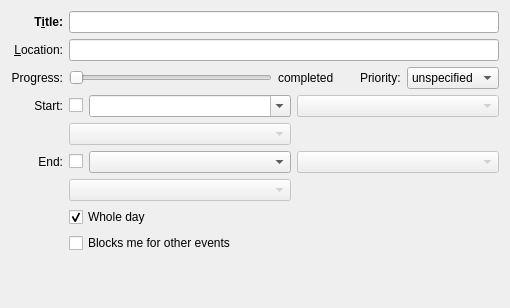
<?xml version="1.0" encoding="UTF-8"?>
<ui version="4.0">
 <class>EventOrTodoDesktop</class>
 <widget class="QWidget" name="EventOrTodoDesktop">
  <property name="geometry">
   <rect>
    <x>0</x>
    <y>0</y>
    <width>501</width>
    <height>308</height>
   </rect>
  </property>
  <layout class="QGridLayout" name="gridLayout">
   <item row="0" column="0">
    <widget class="QLabel" name="label_3">
     <property name="sizePolicy">
      <sizepolicy hsizetype="Minimum" vsizetype="Preferred">
       <horstretch>0</horstretch>
       <verstretch>0</verstretch>
      </sizepolicy>
     </property>
     <property name="font">
      <font>
       <weight>75</weight>
       <bold>true</bold>
      </font>
     </property>
     <property name="toolTip">
      <string comment="@info:tooltip">Set the title</string>
     </property>
     <property name="whatsThis">
      <string comment="@info:whatsthis">Sets the Title of this event or to-do.</string>
     </property>
     <property name="text">
      <string comment="@label">T&amp;itle:</string>
     </property>
     <property name="alignment">
      <set>Qt::AlignRight|Qt::AlignTrailing|Qt::AlignVCenter</set>
     </property>
     <property name="buddy">
      <cstring>mSummaryEdit</cstring>
     </property>
    </widget>
   </item>
   <item row="0" column="1" colspan="3">
    <widget class="KLineEdit" name="mSummaryEdit">
     <property name="sizePolicy">
      <sizepolicy hsizetype="MinimumExpanding" vsizetype="Fixed">
       <horstretch>0</horstretch>
       <verstretch>0</verstretch>
      </sizepolicy>
     </property>
     <property name="minimumSize">
      <size>
       <width>430</width>
       <height>0</height>
      </size>
     </property>
     <property name="toolTip">
      <string comment="@info:tooltip">Set the title</string>
     </property>
     <property name="whatsThis">
      <string comment="@info:whatsthis">Sets the Title of this event or to-do.</string>
     </property>
    </widget>
   </item>
   <item row="1" column="0">
    <widget class="QLabel" name="label_4">
     <property name="sizePolicy">
      <sizepolicy hsizetype="Minimum" vsizetype="Preferred">
       <horstretch>0</horstretch>
       <verstretch>0</verstretch>
      </sizepolicy>
     </property>
     <property name="text">
      <string comment="@label">&amp;Location:</string>
     </property>
     <property name="alignment">
      <set>Qt::AlignRight|Qt::AlignTrailing|Qt::AlignVCenter</set>
     </property>
     <property name="buddy">
      <cstring>mLocationEdit</cstring>
     </property>
    </widget>
   </item>
   <item row="1" column="1" colspan="3">
    <widget class="KLineEdit" name="mLocationEdit">
     <property name="sizePolicy">
      <sizepolicy hsizetype="MinimumExpanding" vsizetype="Fixed">
       <horstretch>0</horstretch>
       <verstretch>0</verstretch>
      </sizepolicy>
     </property>
     <property name="minimumSize">
      <size>
       <width>430</width>
       <height>0</height>
      </size>
     </property>
     <property name="toolTip">
      <string comment="@info:tooltip">Set the location</string>
     </property>
     <property name="whatsThis">
      <string comment="@info:whatsthis">Sets where the event or to-do will take place.</string>
     </property>
    </widget>
   </item>
   <item row="3" column="0">
    <widget class="QLabel" name="mStartLabel">
     <property name="sizePolicy">
      <sizepolicy hsizetype="Minimum" vsizetype="Preferred">
       <horstretch>0</horstretch>
       <verstretch>0</verstretch>
      </sizepolicy>
     </property>
     <property name="text">
      <string comment="@label Start date/time of the event or task">Start:</string>
     </property>
     <property name="alignment">
      <set>Qt::AlignRight|Qt::AlignTrailing|Qt::AlignVCenter</set>
     </property>
    </widget>
   </item>
   <item row="3" column="1">
    <widget class="QCheckBox" name="mStartCheck">
     <property name="whatsThis">
      <string comment="@info:whatsthis">Sets the start date for this to-do</string>
     </property>
     <property name="text">
      <string comment="@option:check to-do start datetime"/>
     </property>
    </widget>
   </item>
   <item row="4" column="1" colspan="2">
    <widget class="IncidenceEditorNG::KTimeZoneComboBox" name="mTimeZoneComboStart">
     <property name="enabled">
      <bool>false</bool>
     </property>
     <property name="sizePolicy">
      <sizepolicy hsizetype="MinimumExpanding" vsizetype="Fixed">
       <horstretch>0</horstretch>
       <verstretch>0</verstretch>
      </sizepolicy>
     </property>
     <property name="whatsThis">
      <string comment="@info:whatsthis">Select the timezone for this event. It will also affect recurrences</string>
     </property>
    </widget>
   </item>
   <item row="5" column="0">
    <widget class="QLabel" name="mEndLabel">
     <property name="sizePolicy">
      <sizepolicy hsizetype="Minimum" vsizetype="Preferred">
       <horstretch>0</horstretch>
       <verstretch>0</verstretch>
      </sizepolicy>
     </property>
     <property name="text">
      <string comment="@label End date/time of the task or event">End:</string>
     </property>
     <property name="alignment">
      <set>Qt::AlignRight|Qt::AlignTrailing|Qt::AlignVCenter</set>
     </property>
    </widget>
   </item>
   <item row="5" column="1">
    <widget class="QCheckBox" name="mEndCheck">
     <property name="whatsThis">
      <string comment="@info:whatsthis">Sets the due date for this to-do.</string>
     </property>
     <property name="text">
      <string comment="to-do due datetime"/>
     </property>
    </widget>
   </item>
   <item row="6" column="1" colspan="2">
    <widget class="IncidenceEditorNG::KTimeZoneComboBox" name="mTimeZoneComboEnd">
     <property name="enabled">
      <bool>false</bool>
     </property>
     <property name="sizePolicy">
      <sizepolicy hsizetype="MinimumExpanding" vsizetype="Fixed">
       <horstretch>0</horstretch>
       <verstretch>0</verstretch>
      </sizepolicy>
     </property>
     <property name="whatsThis">
      <string comment="@info:whatsthis">Select the timezone for this event. It will also affect recurrences</string>
     </property>
    </widget>
   </item>
   <item row="7" column="1" colspan="3">
    <widget class="QCheckBox" name="mWholeDayCheck">
     <property name="whatsThis">
      <string comment="@info:whatsthis">Set if this to-do's start and due dates have times associated with them.</string>
     </property>
     <property name="text">
      <string comment="@option:check The event or task takes the whole day">Whole day</string>
     </property>
     <property name="checked">
      <bool>true</bool>
     </property>
    </widget>
   </item>
   <item row="2" column="1" colspan="3">
    <widget class="QWidget" name="mCompletionPriorityWidget" native="true">
     <property name="sizePolicy">
      <sizepolicy hsizetype="Minimum" vsizetype="Fixed">
       <horstretch>0</horstretch>
       <verstretch>0</verstretch>
      </sizepolicy>
     </property>
     <layout class="QHBoxLayout" name="horizontalLayout_8">
      <property name="margin">
       <number>0</number>
      </property>
      <item>
       <widget class="QSlider" name="mCompletionSlider">
        <property name="sizePolicy">
         <sizepolicy hsizetype="Expanding" vsizetype="Fixed">
          <horstretch>0</horstretch>
          <verstretch>0</verstretch>
         </sizepolicy>
        </property>
        <property name="maximum">
         <number>100</number>
        </property>
        <property name="orientation">
         <enum>Qt::Horizontal</enum>
        </property>
       </widget>
      </item>
      <item>
       <widget class="QLabel" name="mCompletedLabel">
        <property name="text">
         <string comment="@label:slider completed percentage of a task">completed</string>
        </property>
       </widget>
      </item>
      <item>
       <spacer name="horizontalSpacer">
        <property name="orientation">
         <enum>Qt::Horizontal</enum>
        </property>
        <property name="sizeType">
         <enum>QSizePolicy::Fixed</enum>
        </property>
        <property name="sizeHint" stdset="0">
         <size>
          <width>20</width>
          <height>20</height>
         </size>
        </property>
       </spacer>
      </item>
      <item>
       <widget class="QLabel" name="label">
        <property name="text">
         <string comment="@label:listbox Priority of the task">Priority:</string>
        </property>
       </widget>
      </item>
      <item>
       <widget class="KComboBox" name="mPriorityCombo">
        <property name="currentIndex">
         <number>0</number>
        </property>
        <item>
         <property name="text">
          <string comment="@item:inlistbox No priority specified for a task">unspecified</string>
         </property>
        </item>
        <item>
         <property name="text">
          <string comment="@item:inlistbox highest priority for a task">1 (highest)</string>
         </property>
        </item>
        <item>
         <property name="text">
          <string comment="@item:inlistbox">2</string>
         </property>
        </item>
        <item>
         <property name="text">
          <string comment="@item:inlistbox">3</string>
         </property>
        </item>
        <item>
         <property name="text">
          <string comment="@item:inlistbox">4</string>
         </property>
        </item>
        <item>
         <property name="text">
          <string comment="@item:inlistbox medium priority for a task">5 (medium)</string>
         </property>
        </item>
        <item>
         <property name="text">
          <string comment="@item:inlistbox">6</string>
         </property>
        </item>
        <item>
         <property name="text">
          <string comment="@item:inlistbox">7</string>
         </property>
        </item>
        <item>
         <property name="text">
          <string comment="@item:inlistbox">8</string>
         </property>
        </item>
        <item>
         <property name="text">
          <string comment="@item:inlistbox lowest priority for a task">9 (lowest)</string>
         </property>
        </item>
       </widget>
      </item>
     </layout>
    </widget>
   </item>
   <item row="9" column="0" colspan="4">
    <spacer name="verticalSpacer">
     <property name="orientation">
      <enum>Qt::Vertical</enum>
     </property>
     <property name="sizeHint" stdset="0">
      <size>
       <width>20</width>
       <height>40</height>
      </size>
     </property>
    </spacer>
   </item>
   <item row="2" column="0">
    <widget class="QLabel" name="mTaskLabel">
     <property name="text">
      <string comment="@label Task specific line in the dialog containing progress and priority">Progress:</string>
     </property>
     <property name="alignment">
      <set>Qt::AlignRight|Qt::AlignTrailing|Qt::AlignVCenter</set>
     </property>
    </widget>
   </item>
   <item row="8" column="1" colspan="3">
    <widget class="QCheckBox" name="mFreeBusyCheck">
     <property name="text">
      <string comment="@option:check">Blocks me for other events</string>
     </property>
    </widget>
   </item>
   <item row="3" column="2">
    <widget class="KPIM::KDateEdit" name="mStartDateEdit">
     <property name="sizePolicy">
      <sizepolicy hsizetype="MinimumExpanding" vsizetype="Fixed">
       <horstretch>0</horstretch>
       <verstretch>0</verstretch>
      </sizepolicy>
     </property>
     <property name="minimumSize">
      <size>
       <width>200</width>
       <height>0</height>
      </size>
     </property>
     <property name="inputMethodHints">
      <set>Qt::ImhPreferNumbers</set>
     </property>
     <property name="editable">
      <bool>true</bool>
     </property>
     <property name="maxVisibleItems">
      <number>1</number>
     </property>
     <property name="insertPolicy">
      <enum>QComboBox::NoInsert</enum>
     </property>
     <property name="sizeAdjustPolicy">
      <enum>QComboBox::AdjustToContentsOnFirstShow</enum>
     </property>
    </widget>
   </item>
   <item row="3" column="3">
    <widget class="KPIM::KTimeEdit" name="mStartTimeEdit">
     <property name="enabled">
      <bool>false</bool>
     </property>
     <property name="sizePolicy">
      <sizepolicy hsizetype="MinimumExpanding" vsizetype="Fixed">
       <horstretch>0</horstretch>
       <verstretch>0</verstretch>
      </sizepolicy>
     </property>
     <property name="minimumSize">
      <size>
       <width>200</width>
       <height>0</height>
      </size>
     </property>
     <property name="inputMethodHints">
      <set>Qt::ImhPreferNumbers</set>
     </property>
     <property name="maxVisibleItems">
      <number>1</number>
     </property>
     <property name="insertPolicy">
      <enum>QComboBox::NoInsert</enum>
     </property>
     <property name="sizeAdjustPolicy">
      <enum>QComboBox::AdjustToContentsOnFirstShow</enum>
     </property>
    </widget>
   </item>
   <item row="5" column="2">
    <widget class="KPIM::KDateEdit" name="mEndDateEdit">
     <property name="sizePolicy">
      <sizepolicy hsizetype="MinimumExpanding" vsizetype="Fixed">
       <horstretch>0</horstretch>
       <verstretch>0</verstretch>
      </sizepolicy>
     </property>
     <property name="minimumSize">
      <size>
       <width>200</width>
       <height>0</height>
      </size>
     </property>
     <property name="inputMethodHints">
      <set>Qt::ImhPreferNumbers</set>
     </property>
     <property name="maxVisibleItems">
      <number>1</number>
     </property>
     <property name="insertPolicy">
      <enum>QComboBox::NoInsert</enum>
     </property>
     <property name="sizeAdjustPolicy">
      <enum>QComboBox::AdjustToContentsOnFirstShow</enum>
     </property>
    </widget>
   </item>
   <item row="5" column="3">
    <widget class="KPIM::KTimeEdit" name="mEndTimeEdit">
     <property name="enabled">
      <bool>false</bool>
     </property>
     <property name="sizePolicy">
      <sizepolicy hsizetype="MinimumExpanding" vsizetype="Fixed">
       <horstretch>0</horstretch>
       <verstretch>0</verstretch>
      </sizepolicy>
     </property>
     <property name="minimumSize">
      <size>
       <width>200</width>
       <height>0</height>
      </size>
     </property>
     <property name="inputMethodHints">
      <set>Qt::ImhPreferNumbers</set>
     </property>
     <property name="maxVisibleItems">
      <number>1</number>
     </property>
     <property name="insertPolicy">
      <enum>QComboBox::NoInsert</enum>
     </property>
     <property name="sizeAdjustPolicy">
      <enum>QComboBox::AdjustToContentsOnFirstShow</enum>
     </property>
    </widget>
   </item>
  </layout>
 </widget>
 <customwidgets>
  <customwidget>
   <class>KPIM::KTimeEdit</class>
   <extends>QComboBox</extends>
   <header>libkdepim/ktimeedit.h</header>
  </customwidget>
  <customwidget>
   <class>KPIM::KDateEdit</class>
   <extends>QComboBox</extends>
   <header>libkdepim/kdateedit.h</header>
  </customwidget>
  <customwidget>
   <class>KLineEdit</class>
   <extends>QLineEdit</extends>
   <header>klineedit.h</header>
  </customwidget>
  <customwidget>
   <class>KComboBox</class>
   <extends>QComboBox</extends>
   <header>kcombobox.h</header>
  </customwidget>
  <customwidget>
   <class>IncidenceEditorNG::KTimeZoneComboBox</class>
   <extends>KComboBox</extends>
   <header>ktimezonecombobox.h</header>
  </customwidget>
 </customwidgets>
 <resources/>
 <connections/>
</ui>
